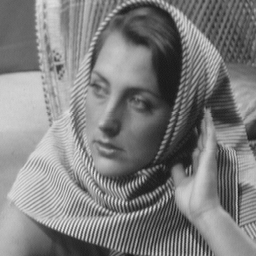
%> input picture assignment 5 DFT/4/data/barbara256.png, 256 x 256 px
$ octave myMainScript.m   (GNU Octave 9; MATLAB toolbox functions it lacks are replaced by stand-ins)
%> lines starting %> are read from the running program, lines starting %| are printed output that depends on the picture; in (x1, y1, x2, y2) boxes, pixels count from 0 and x2, y2 are one past the last pixel; in counts of white or black regions, pixels touching at a corner belong together; the program's own positions count from 1
### assignment 5 DFT/4/code/ideal_dft.m
function[]=ideal_dft(image_path,d0)
image=imread(image_path);
[M,N]=size(image);

%Zero pad the image
new_image=zeros(2*M,2*N);
new_image(M/2+1:3*M/2,N/2+1:3*N/2)=image;

%Fourier transform of the image
image_f=fftshift(fft2(new_image));
fftshow(image_f)


filter=zeros(2*M,2*N);

for i=1:2*M
    for j=1:2*N
        if ((i-M)^2 + (j-N)^2 < d0^2 )
            filter(i,j)=1;
        end
    end
end

%Filter
fftshow(filter)
image_f1=image_f.*filter;


%Frequency domain response of filtered image
fftshow(image_f1)

image_fli=ifft2(ifftshift(image_f1));
filtered_image=real(image_fli(M/2+1:3*M/2,N/2+1:3*N/2));
%Filtered image in space domain
ifftshow(filtered_image);

end

function []=fftshow(f)
f1=log(1+abs(f));
fm=max(f1(:));
figure, imshow(im2double(f1/fm))
end

function []=ifftshow(f)
f1=abs(f);
fm=max(f1(:));
figure, imshow(im2double(f1/fm))
end

### assignment 5 DFT/4/code/gaussian_dft.m
function[]=gaussian_dft(image_path,sigma)
image=imread(image_path);
[M,N]=size(image);


%Zero pad the image
new_image=zeros(2*M,2*N);
new_image(M/2+1:3*M/2,N/2+1:3*N/2)=image;

%Fourier transform of the image
image_f=fftshift(fft2(new_image));
fftshow(image_f)


g=fspecial('gaussian',2*M,sigma);
filter=mat2gray(g);

%Filter
fftshow(filter)
image_f1=image_f.*filter;


%Frequency domain response of filtered image
fftshow(image_f1)

image_fli=ifft2(ifftshift(image_f1));
filtered_image=real(image_fli(M/2+1:3*M/2,N/2+1:3*N/2));
%Filtered image in space domain
ifftshow(filtered_image);

end

function []=fftshow(f)
f1=log(1+abs(f));
fm=max(f1(:));
figure, imshow(im2double(f1/fm))
end

function []=ifftshow(f)
f1=abs(f);
fm=max(f1(:));
figure, imshow(im2double(f1/fm))
end

### assignment 5 DFT/4/code/myMainScript.m
%% MyMainScript

tic;
%% Your code here
ideal_dft('../data/barbara256.png',40);
%> in ideal_dft, image is the input picture: size 256x256 uint8; min 23, max 231, mean 126.4
%> in fftshow, `f1=log(1+abs(f));`:
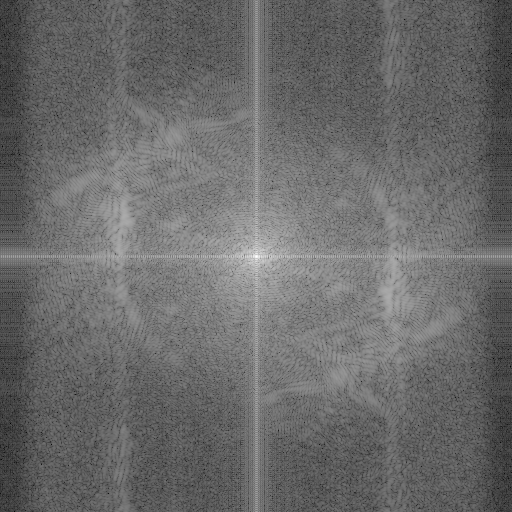
%> f1: size 512x512 double; min 0.892, max 15.93, mean 7.17; drawn with min black and max white
%> in fftshow, `fm=max(f1(:));`: fm = 15.93
%> after the loop in ideal_dft, `for i=1:2*M`:
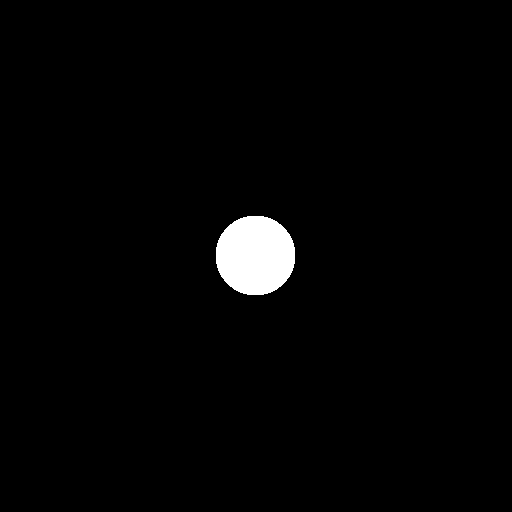
%> filter: size 512x512 double; values 0 (black) and 1 (white), 1.9% white; 1 white region, box (x1, y1, x2, y2) and area: (216, 216, 295, 295) 5013
%> in ifftshow, `fm=max(f1(:));`: fm = 235.2
ideal_dft('../data/barbara256.png',80);
%> call 2 of ideal_dft, with image_path = '../data/barbara256.png', d0 = 80
%> after the loop in ideal_dft (call 2), `for i=1:2*M`:
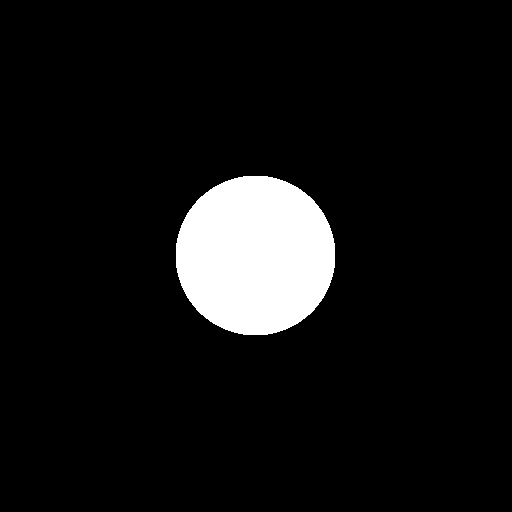
%> filter: size 512x512 double; values 0 (black) and 1 (white), 7.7% white; 1 white region, box (x1, y1, x2, y2) and area: (176, 176, 335, 335) 20069
%> in fftshow (call 6), `fm=max(f1(:));`: fm = 15.93
%> in ideal_dft (call 2), `filtered_image=real(image_fli(M/2+1:3*M/2,N/2+1:3*N/2));`:
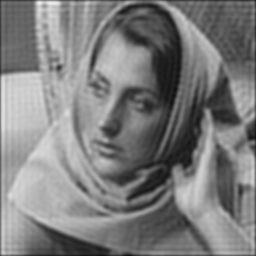
%> filtered_image: size 256x256 double; min 16.23, max 239.9, mean 125.8
%> in ifftshow (call 2), `fm=max(f1(:));`: fm = 239.9
gaussian_dft('../data/barbara256.png',40);
%> in fftshow, `fm=max(f1(:));`: fm = 15.93
%> in fftshow (call 3), `f1=log(1+abs(f));`:
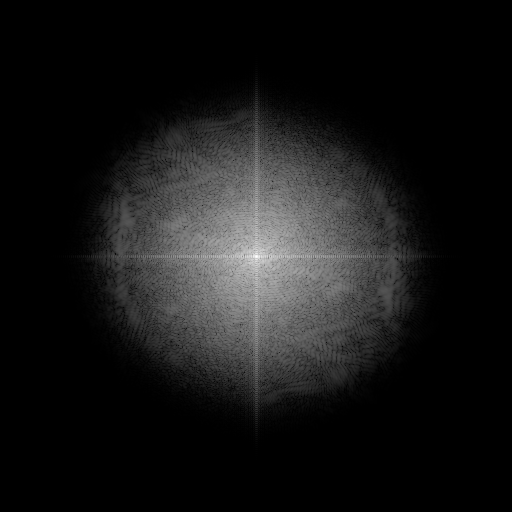
%> f1: size 512x512 double; min 0, max 15.93, mean 1.45; drawn with min black and max white
%> in ifftshow, `fm=max(f1(:));`: fm = 210.9
gaussian_dft('../data/barbara256.png',80);
%> in fftshow (call 6), `f1=log(1+abs(f));`:
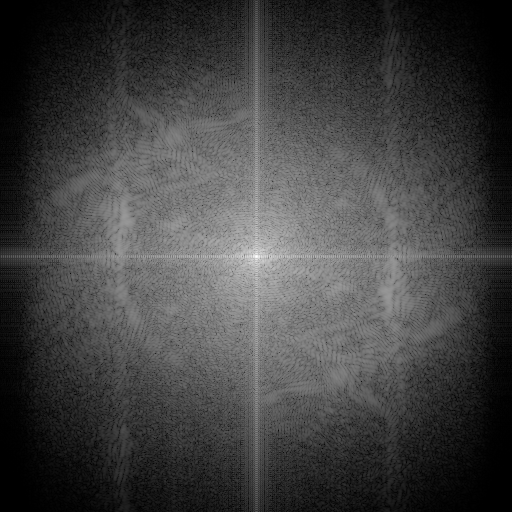
%> f1: size 512x512 double; min 0, max 15.93, mean 4.08; drawn with min black and max white
%> in fftshow (call 6), `fm=max(f1(:));`: fm = 15.93
%> in ifftshow (call 2), `fm=max(f1(:));`: fm = 215.5
%> in ifftshow (call 2), `imshow(im2double(f1/fm))`:
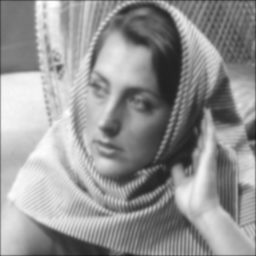
%> displayed picture: size 256x256, on the screen's scale of 0 to 255; min 28, max 255, mean 148.7

toc;
